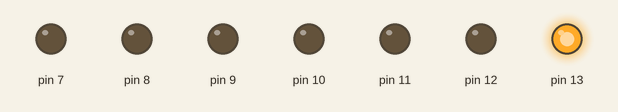
The sketch below on a simulated Arduino Uno, built with avr-gcc and run on an emulated ATmega328P. On the bench: output pins drawn as LEDs (lit = HIGH).

Above: at 0.5 s.
At 2.5 s:
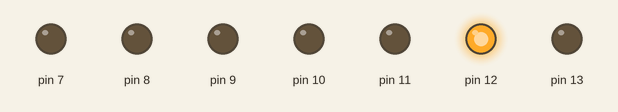
At 4.5 s:
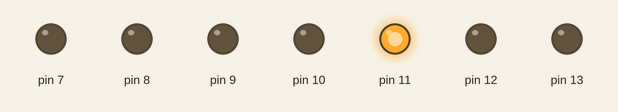
At 8.5 s:
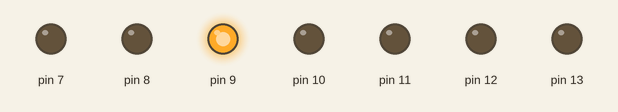
At 12.5 s:
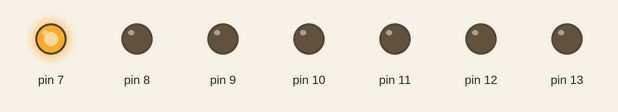
At 17.5 s:
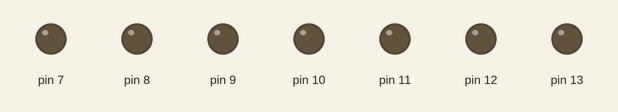
Timing chart, 0 to 18.2 s (numbered marks = the images above):
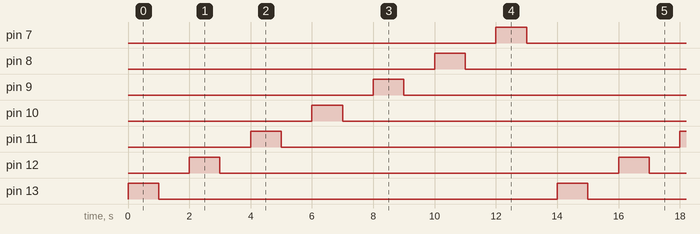

Measured:
- by itself, pin 7–13: alternates HIGH for 1.0 s and LOW for 13.0 s
- by itself, everything shown: repeats every 14.0 s, in 14 steps

The sketch:

AS3.ino
```cpp
/* First Arduino Program
by <King Dave Palermo>
on <August 25, 2020>
*/
    void setup()
{
    pinMode(13,OUTPUT);
    pinMode(12,OUTPUT);
    pinMode(11,OUTPUT);
    pinMode(10,OUTPUT);
    pinMode(9,OUTPUT);
    pinMode(8,OUTPUT);
    pinMode(7,OUTPUT);
}

void loop()
{
    digitalWrite(13,HIGH);
    delay(1000);
    digitalWrite(13,LOW);
    delay(1000);
    digitalWrite(12,HIGH);
    delay(1000);
    digitalWrite(12,LOW);
    delay(1000);
    digitalWrite(11,HIGH);
    delay(1000);
    digitalWrite(11,LOW);
    delay(1000);
    digitalWrite(10,HIGH);
    delay(1000);
    digitalWrite(10,LOW);
    delay(1000);
    digitalWrite(9,HIGH);
    delay(1000);
    digitalWrite(9,LOW);
    delay(1000);
    digitalWrite(8,HIGH);
    delay(1000);
    digitalWrite(8,LOW);
    delay(1000);
    digitalWrite(7,HIGH);
    delay(1000);
    digitalWrite(7,LOW);
    delay(1000);
}
```
